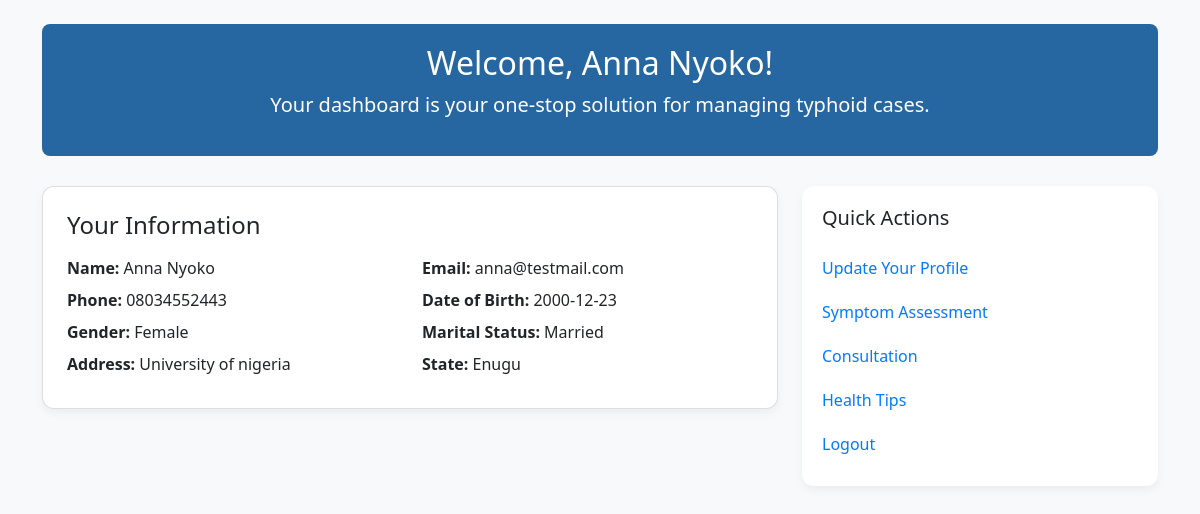
Page /dashboard (signed in) on the earlier database version.
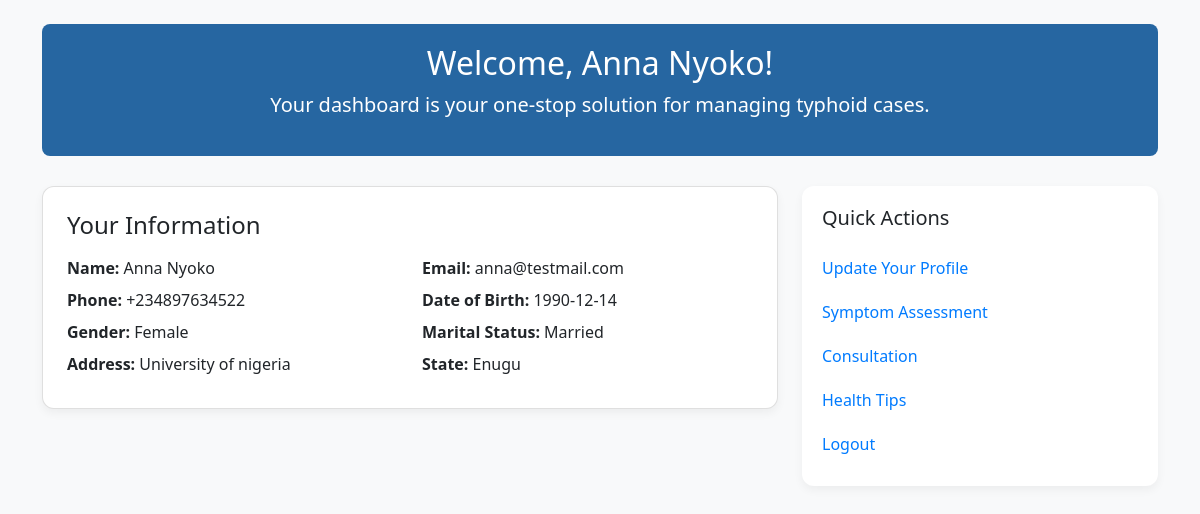
Same page on the later database version.
### run.py (models this page shows, shortened)
class User(db.Model, UserMixin):  # Patient
    id = db.Column(db.Integer, primary_key=True)
    name = db.Column(db.String(120), nullable=False)
    email = db.Column(db.String(120), unique=True, nullable=False)
    phone = db.Column(db.String(15), nullable=False)
    dob = db.Column(db.Date, nullable=False)
    gender = db.Column(db.String(10), nullable=False)
    marital_status = db.Column(db.String(20), nullable=False)
    address = db.Column(db.String(200), nullable=False)
    state = db.Column(db.String(50), nullable=False)
    password_hash = db.Column(db.String(128), nullable=False)

### run.py (the view)
@app.route('/dashboard')
@login_required
def user_dashboard():
    return render_template('user_dashboard.html', user=current_user)

### run.py (called while the page is built)
@login_manager.user_loader
def load_user(user_id):
    return User.query.get(int(user_id))

### templates/user_dashboard.html (shortened to what this page needs)
<!DOCTYPE html>
<html lang="en">
<head>
    <link href="https://cdn.jsdelivr.net/npm/bootstrap@5.1.3/dist/css/bootstrap.min.css" rel="stylesheet">
    <link rel="stylesheet" href="{{ url_for('static', filename='css/dashboard.css') }}">
</head>
<body>
<div class="container mt-4">
    <div class="dashboard-header text-center">
        <h2>Welcome, {{ user.name }}!</h2>
        <p class="lead">Your dashboard is your one-stop solution for  managing typhoid cases.</p>
    </div>
    <div class="row">
        <div class="col-lg-8 mb-4">
            <div class="card p-4">
                <h4 class="mb-3">Your Information</h4>
                <div class="row">
                    <div class="col-sm-6 mb-2"><strong>Name:</strong> {{ user.name }}</div>
                    <div class="col-sm-6 mb-2"><strong>Email:</strong> {{ user.email }}</div>
                    <div class="col-sm-6 mb-2"><strong>Phone:</strong> {{ user.phone }}</div>
                    <div class="col-sm-6 mb-2"><strong>Date of Birth:</strong> {{ user.dob }}</div>
                    <div class="col-sm-6 mb-2"><strong>Gender:</strong> {{ user.gender }}</div>
                    <div class="col-sm-6 mb-2"><strong>Marital Status:</strong> {{ user.marital_status }}</div>
                    <div class="col-sm-6 mb-2"><strong>Address:</strong> {{ user.address }}</div>
                    <div class="col-sm-6 mb-2"><strong>State:</strong> {{ user.state }}</div>
                </div>
            </div>
        </div>
        <div class="col-lg-4">
            <div class="sidebar-actions">
                <h5 class="mb-3">Quick Actions</h5>
                <a href="{{ url_for('update_profile') }}">Update Your Profile</a>
                <a href="{{ url_for('symptom_assessment') }}">Symptom Assessment</a>
                <a href="{{ url_for('book_consultation') }}">Consultation</a>
                <a href="{{ url_for('health_tips') }}">Health Tips</a>
                <a href="{{ url_for('logout') }}">Logout</a>
            </div>
        </div>
    </div>
</div>
</body>
</html>

Differences in the rows shown:
changed User "Anna Nyoko": phone "08034552443" → "+234897634522"; dob "2000-12-23" → "1990-12-14"
